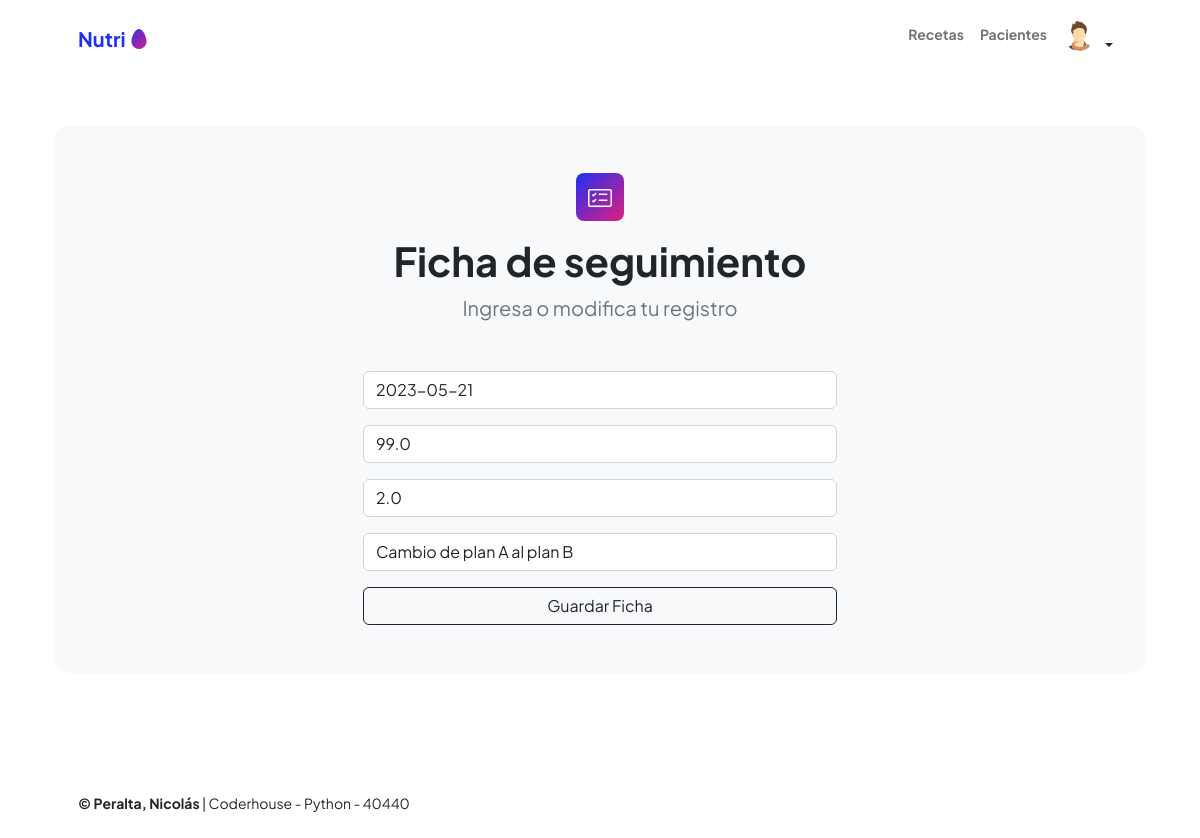
The app's page /ficha-editar/2/ (signed in) with its own data.
### pacientes/models.py (models this page shows, shortened)
class Avatar(models.Model):
   user = models.OneToOneField(User, on_delete=models.CASCADE, null=True)
   imagen = models.ImageField(upload_to='avatares', null=True, blank=True)

### agenda/models.py (models this page shows, shortened)
class ficha(models.Model):
    paciente = models.ForeignKey(User, on_delete=models.SET_NULL, null=True)
    fecha = models.DateField(null=True)
    peso=models.FloatField(null=True)
    talla=models.FloatField(null=True)
    imc=models.FloatField(null=True)
    observaciones=models.CharField(max_length=1000, blank=True)
    def imc(self):
        self.imc = self.peso / (self.talla ** 2)

### agenda/views.py (the view)
# urls.py: path('ficha-editar/<int:pk>/', views.vista_ficha_editar, name="ficha_editar"),
@login_required
def vista_ficha_editar(request, pk):
    dato = ficha.objects.get(id=pk)
    if request.method == "POST":
        formulario = form_ficha(request.POST)
        if formulario.is_valid():
            data = formulario.cleaned_data
            dato.paciente = request.user
            dato.fecha = data["fecha"]
            dato.peso = data["peso"]
            dato.talla = data["talla"]
            dato.observaciones = data["observaciones"]
            dato.save()
            url_exitosa = reverse('ficha')
            return redirect(url_exitosa)
    else:  # GET
        inicial = {
            'fecha': dato.fecha,
            'peso': dato.peso,
            'talla': dato.talla,
            'observaciones': dato.observaciones,
        }
        formulario = form_ficha(initial=inicial)
    return render(
        request=request,
        template_name='agenda/ficha_agregar.html',
        context={'formulario': formulario},
    )

### agenda/forms.py
class form_ficha(forms.Form):
    fecha = forms.DateField(required=True, label='', widget=forms.TextInput(attrs={'placeholder': 'Fecha control','class':'form-control'}))
    peso = forms.FloatField(required=True, label='', widget=forms.TextInput(attrs={'placeholder': 'Peso (kg)','class':'form-control'}))
    talla = forms.FloatField(required=True, label='', widget=forms.TextInput(attrs={'placeholder': 'Talla (m)','class':'form-control'}))
    observaciones = forms.CharField(max_length=200, label='', widget=forms.TextInput(attrs={'placeholder': 'Notas','class':'form-control'}))

### agenda/templates/agenda/ficha_agregar.html
{% extends 'agenda/base.html' %} {% block contenido%}
<div class="bg-light rounded-4 py-5 px-4 px-md-5">
  <div class="text-center mb-5">
    <div class="feature bg-primary bg-gradient-primary-to-secondary text-white rounded-3 mb-3"><i class="bi bi-card-checklist"></i></div>
        <h1 class="fw-bolder">Ficha de seguimiento</h1>
        <p class="lead fw-normal text-muted mb-0">Ingresa o modifica tu registro</p>
    </div>
  <div class="row gx-5 justify-content-center">
  <div class="col-lg-8 col-xl-6">
  <form method="post">
    {% csrf_token %} {{formulario.as_p}} {{formulario.errors}}
    <div class="d-grid">
      <input type="submit" class="btn btn-outline-dark " value="Guardar Ficha" />
    </div>
  </form>
  </div>
  </div>
  </div>
</div>
{% endblock contenido%}

### agenda/templates/agenda/base.html (shortened to what this page needs)
{% load static %}
<!DOCTYPE html>
<html lang="en">
  <head>
    <link
      href="https://cdn.jsdelivr.net/npm/bootstrap-icons@1.8.1/font/bootstrap-icons.css"
      rel="stylesheet"
    />
    <link href="{% static 'css/styles.css' %}" rel="stylesheet" />
  </head>
  <body class="d-flex flex-column h-100">
    <main class="flex-shrink-0">
      <nav class="navbar navbar-expand-lg navbar-light bg-white py-3">
        <div class="container px-5">
          <a class="navbar-brand" href="{% url 'index' %}"
            ><span class="fw-bolder text-primary"
              >Nutri <i class="bi bi-egg-fill text-gradient"> </i></span
          ></a>
          <div class="collapse navbar-collapse" id="navbarSupportedContent">
            <ul class="navbar-nav ms-auto mb-2 mb-lg-0 small fw-bolder">
              <li class="nav-item">
                <a class="nav-link" href="{% url 'recetas' %}">Recetas</a>
              </li>
              <li class="nav-item">
                <a class="nav-link" href="{% url 'pacientes' %}">Pacientes</a>
              </li>
              {% if user.is_authenticated %}
              <div class="dropdown "  >
                <button
                  class="btn btn-ligth btn-sm dropdown-toggle "
                  type="button"
                  data-bs-toggle="dropdown"
                  aria-haspopup="true"
                  aria-expanded="false"
                >
                    <div style="display: inline-flex;">
                      {% if user.avatar.imagen.url %}
                            <img src="{{ user.avatar.imagen.url }}" style="width: 30px; height: 30px; border-radius: 50%; margin-right: 5px;">
                      {% else %}
                            <img src="{%static 'img/avatar_default.png'%}" style="width: 30px; height: 30px; border-radius: 50%; margin-right: 5px;">
                      {% endif %}
                    </div>
                </button>
                  {% endif %}
              </div>
            </ul>
          </div>
        </div>
      </nav>
      <header class="py-5">
        <div class="container px-5 pb-5">
          <div class="row gx-5 align-items-center">
            {% block contenido%} {% endblock contenido%}
          </div>
      </header>
    </main>
    <footer class="bg-white py-4 mt-auto">
      <div class="container px-5">
        <div
          class="row align-items-center justify-content-between flex-column flex-sm-row"
        >
          <div class="col-auto">
            <div class="small m-0">
              <b> &copy; Peralta, Nicolás</b> | Coderhouse - Python - 40440
            </div>
          </div>
        </div>
      </div>
    </footer>
  </body>
</html>

### records on screen
ficha: fecha "2023-05-21", peso "99.0", talla "2.0", observaciones "Cambio de plan A al plan B"
